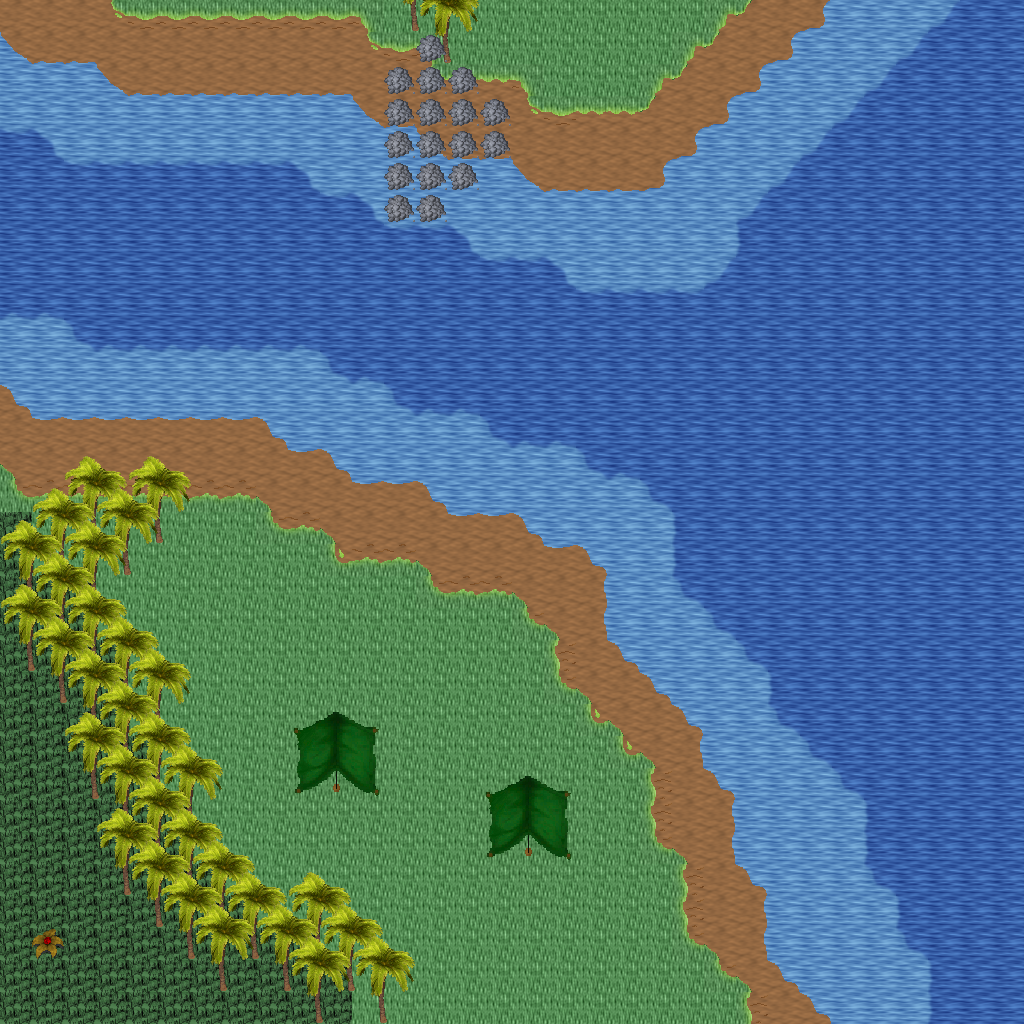

Tiled map render using the project's own tile images. Description and the map definition, with tile-layer contents summarised, below:
An orthogonal 32x32 tile map with 32x32 px tiles, 5 tile layers (Ground, Objects, Objects2, Above, ...), 1 hidden layer not drawn, 26 tilesets.

<map version="1.10" tiledversion="1.11.0" orientation="orthogonal" renderorder="right-down" width="32" height="32" tilewidth="32" tileheight="32" infinite="0" nextlayerid="11" nextobjectid="1">
 <tileset firstgid="1" name="ground_ground" tilewidth="32" tileheight="32" tilecount="33" columns="3">
  <image source="../drawable/ground_ground.png" width="96" height="352" />
 </tileset>
 <tileset firstgid="34" name="ground_water_pool" tilewidth="32" tileheight="32" tilecount="72" columns="3">
  <image source="../drawable/ground_water_pool.png" width="96" height="768" />
 </tileset>
 <tileset firstgid="106" name="ground_water_pool_deep" tilewidth="32" tileheight="32" tilecount="72" columns="3">
  <image source="../drawable/ground_water_pool_deep.png" width="96" height="768" />
 </tileset>
 <tileset firstgid="178" name="ground_water_pool_corners" tilewidth="32" tileheight="32" tilecount="72" columns="3">
  <image source="../drawable/ground_water_pool_corners.png" width="96" height="768" />
 </tileset>
 <tileset firstgid="250" name="ground_grass_edges" tilewidth="32" tileheight="32" tilecount="36" columns="12">
  <image source="../drawable/ground_grass_edges.png" width="384" height="96" />
 </tileset>
 <tileset firstgid="286" name="ground_grass_corners" tilewidth="32" tileheight="32" tilecount="24" columns="6">
  <image source="../drawable/ground_grass_corners.png" width="192" height="128" />
 </tileset>
 <tileset firstgid="310" name="ground_ladder_vertical_dark" tilewidth="32" tileheight="32" tilecount="3" columns="3">
  <image source="../drawable/ground_ladder_vertical_dark.png" width="96" height="32" />
 </tileset>
 <tileset firstgid="313" name="plant_tree_palm_tree" tilewidth="32" tileheight="32" tilecount="6" columns="2">
  <image source="../drawable/plant_tree_palm_tree.png" width="64" height="96" />
 </tileset>
 <tileset firstgid="319" name="plant_tree_tree_realistic" tilewidth="32" tileheight="32" tilecount="16" columns="4">
  <image source="../drawable/plant_tree_tree_realistic.png" width="128" height="128" />
 </tileset>
 <tileset firstgid="335" name="logic_creature_animal" tilewidth="32" tileheight="32" tilecount="32" columns="8">
  <image source="../drawable/logic_creature_animal.png" width="256" height="128" />
 </tileset>
 <tileset firstgid="367" name="logic_collision" tilewidth="32" tileheight="32" tilecount="1" columns="1">
  <image source="../drawable/logic_collision.png" width="32" height="32" />
 </tileset>
 <tileset firstgid="368" name="plant_bush_various_small" tilewidth="32" tileheight="32" tilecount="9" columns="3">
  <image source="../drawable/plant_bush_various_small.png" width="96" height="96" />
 </tileset>
 <tileset firstgid="377" name="ground_ridge_earth_pale" tilewidth="32" tileheight="32" tilecount="96" columns="12">
  <image source="../drawable/ground_ridge_earth_pale.png" width="384" height="256" />
 </tileset>
 <tileset firstgid="473" name="object_tent" tilewidth="32" tileheight="32" tilecount="9" columns="3">
  <image source="../drawable/object_tent.png" width="96" height="96" />
 </tileset>
 <tileset firstgid="482" name="logic_creature_amazon" tilewidth="32" tileheight="32" tilecount="16" columns="8">
  <image source="../drawable/logic_creature_amazon.png" width="256" height="64" />
 </tileset>
 <tileset firstgid="498" name="furniture_light_iron_lamp" tilewidth="32" tileheight="32" tilecount="3" columns="1">
  <image source="../drawable/furniture_light_iron_lamp.png" width="32" height="96" />
 </tileset>
 <tileset firstgid="501" name="furniture_light_flames" tilewidth="32" tileheight="32" tilecount="6" columns="6">
  <image source="../drawable/furniture_light_flames.png" width="192" height="32" />
 </tileset>
 <tileset firstgid="507" name="ground_rock_rocks_2" tilewidth="32" tileheight="32" tilecount="4" columns="2">
  <image source="../drawable/ground_rock_rocks_2.png" width="64" height="64" />
 </tileset>
 <tileset firstgid="511" name="logic_portal" tilewidth="32" tileheight="32" tilecount="24" columns="8">
  <image source="../drawable/logic_portal.png" width="256" height="96" />
 </tileset>
 <tileset firstgid="535" name="logic_item_fruits" tilewidth="32" tileheight="32" tilecount="16" columns="8">
  <image source="../drawable/logic_item_fruits.png" width="256" height="64" />
 </tileset>
 <tileset firstgid="551" name="plant_pineapple_plant" tilewidth="32" tileheight="32" tilecount="6" columns="2">
  <image source="../drawable/plant_pineapple_plant.png" width="64" height="96" />
 </tileset>
 <tileset firstgid="557" name="ground_grass_2" tilewidth="32" tileheight="32" tilecount="21" columns="3">
  <image source="../drawable/ground_grass_2.png" width="96" height="224" />
 </tileset>
 <tileset firstgid="578" name="light_dim_yellow_light_7x5" tilewidth="32" tileheight="32" tilecount="35" columns="7">
  <image source="../drawable/light_dim_yellow_light_7x5.png" width="224" height="160" />
 </tileset>
 <tileset firstgid="613" name="light_yellow_light_5x5" tilewidth="32" tileheight="32" tilecount="25" columns="5">
  <image source="../drawable/light_yellow_light_5x5.png" width="160" height="160" />
 </tileset>
 <tileset firstgid="638" name="logic_creature_spider" tilewidth="32" tileheight="32" tilecount="3" columns="3">
  <image source="../drawable/logic_creature_spider.png" width="96" height="32" />
 </tileset>
 <tileset firstgid="641" name="logic_creature_reptile" tilewidth="32" tileheight="32" tilecount="7" columns="7">
  <image source="../drawable/logic_creature_reptile.png" width="224" height="32" />
 </tileset>
 <layer id="1" name="Ground" width="32" height="32">
  <data>[1024 cells, 1024 non-empty, 12 distinct tile ids]</data>
 </layer>
 <layer id="2" name="Objects" width="32" height="32">
  <data>[1024 cells, 210 non-empty, 26 distinct tile ids]</data>
 </layer>
 <layer id="3" name="Objects2" width="32" height="32">
  <data>[1024 cells, 59 non-empty, 4 distinct tile ids]</data>
 </layer>
 <layer id="4" name="Above" width="32" height="32">
  <data>[1024 cells, 77 non-empty, 8 distinct tile ids]</data>
 </layer>
 <layer id="5" name="Above2" width="32" height="32">
  <data>[1024 cells, 14 non-empty, 2 distinct tile ids]</data>
 </layer>
 <layer id="6" name="Walkable" width="32" height="32" visible="0">
  <data>[1024 cells, 472 non-empty, 1 distinct tile ids]</data>
 </layer>
 <objectgroup id="7" name="Mapevents" />
 <objectgroup id="8" name="Spawn" />
 <objectgroup id="9" name="Keys" />
 <objectgroup id="10" name="Replace" />
</map>
